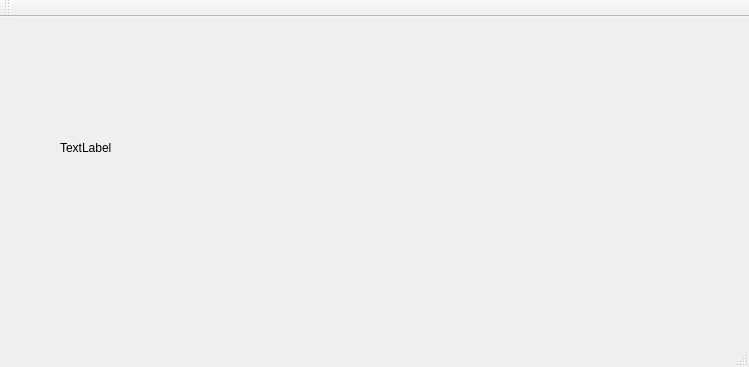
<?xml version="1.0" encoding="UTF-8"?>
<ui version="4.0">
 <class>MainWindow</class>
 <widget class="QMainWindow" name="MainWindow">
  <property name="geometry">
   <rect>
    <x>0</x>
    <y>0</y>
    <width>749</width>
    <height>367</height>
   </rect>
  </property>
  <property name="windowTitle">
   <string>MainWindow</string>
  </property>
  <widget class="QWidget" name="centralWidget">
   <widget class="QLabel" name="label_img">
    <property name="geometry">
     <rect>
      <x>60</x>
      <y>30</y>
      <width>501</width>
      <height>201</height>
     </rect>
    </property>
    <property name="text">
     <string>TextLabel</string>
    </property>
   </widget>
  </widget>
  <widget class="QMenuBar" name="menuBar">
   <property name="geometry">
    <rect>
     <x>0</x>
     <y>0</y>
     <width>749</width>
     <height>23</height>
    </rect>
   </property>
  </widget>
  <widget class="QToolBar" name="mainToolBar">
   <attribute name="toolBarArea">
    <enum>TopToolBarArea</enum>
   </attribute>
   <attribute name="toolBarBreak">
    <bool>false</bool>
   </attribute>
  </widget>
  <widget class="QStatusBar" name="statusBar"/>
 </widget>
 <layoutdefault spacing="6" margin="11"/>
 <resources/>
 <connections/>
</ui>
